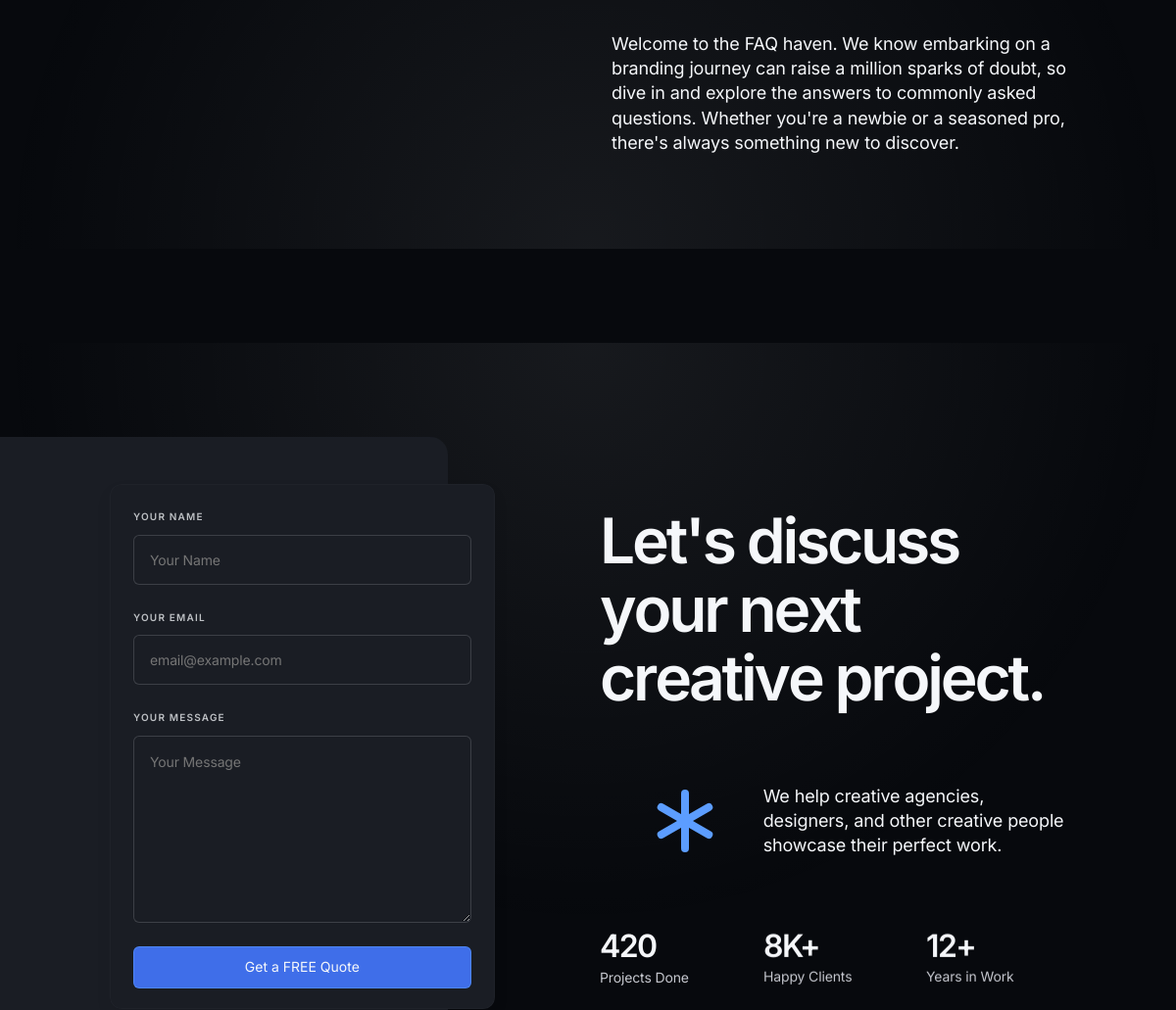
The app's page /faq/ (middle part), older data.
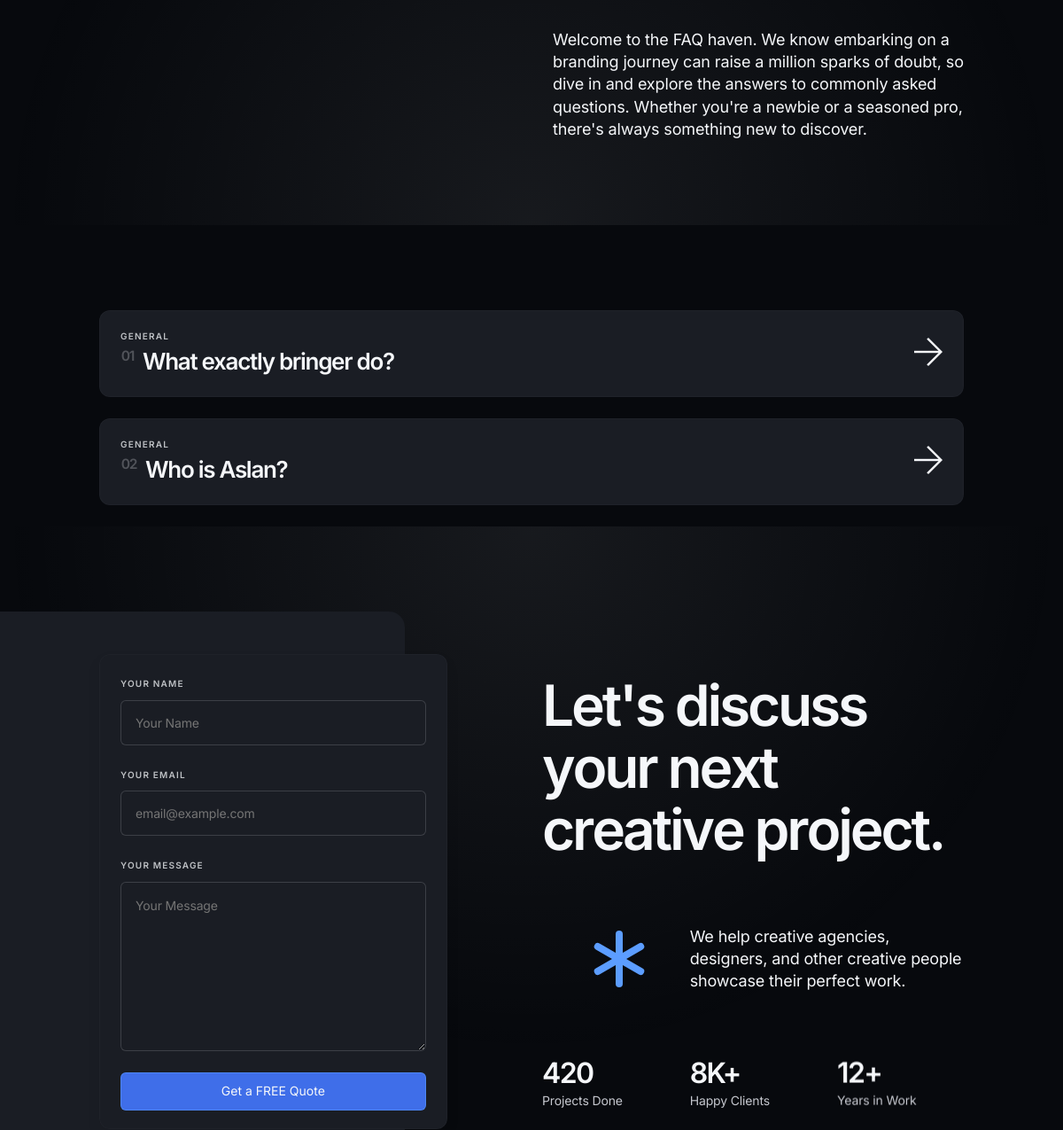
The same page, newer data.
### apps/main/models.py (models this page shows, shortened)
class Faq(models.Model):
    num = models.CharField(
        max_length=255,
        verbose_name='нумерация'
    )
    title = models.CharField(
        max_length=255,
        verbose_name='Заголовок'
    )
    description = models.TextField(
        verbose_name='Описание'
    )
    questions = models.CharField(
        max_length=255,
        verbose_name='Вопрос'
    )
    class Meta:
        verbose_name = 'Часто задаваемые вопросы'
        verbose_name_plural = 'Часто задаваемые вопросы'

### apps/main/views.py (the view)
# urls.py: path('faq/', faq, name='faq' )
def faq(request):
    faqq = Faq.objects.all()
    return render(request, 'faq.html', locals())

### templates/faq.html (shortened to what this page needs)
{% load static %}
<!DOCTYPE html>
<html lang="en">
<head>
    <link type="text/css" rel="stylesheet" href='{% static "css/config.css" %}'>
    <link type="text/css" rel="stylesheet" href='{% static "css/libs.css" %}'>
    <link type="text/css" rel="stylesheet" href='{% static "css/style.css" %}'>
    <link type="text/css" rel="stylesheet" href='{% static "css/responsive.css" %}'>
</head>
<body>
    <main id="bringer-main">
        <div class="stg-container">
            <section class="backlight-bottom">
                <div class="stg-row stg-large-gap">
                    <div class="stg-col-6 stg-offset-6" data-appear="fade-left" data-unload="fade-right">
                        <p class="bringer-large-text">Welcome to the FAQ haven. We know embarking on a branding journey can raise a million sparks of doubt, so dive in and explore the answers to commonly asked questions. Whether you're a newbie or a seasoned pro, there's always something new to discover.</p>
                    </div>
                </div>
            </section>
            <section>
                <div class="bringer-faq-list">
                    {% for i in faqq %}
                    <div class="bringer-toggles-item bringer-block" data-appear="fade-up" data-unload="fade-up">
                        <div class="bringer-toggles-item--title">
                            <span class="bringer-label">{{i.title}}</span>
                            <h4>
                                <sup>{{i.num}}</sup>
                                {{i.questions}}
                            </h4>
                        </div>
                    </div>
                    {% endfor %}
            <section class="backlight-top is-fullwidth">
                <div class="stg-row stg-valign-middle stg-cta-with-image stg-tp-column-reverse">
                    <div class="stg-col-5" data-unload="fade-left">
                        <form action="mail.php" method="post" class="bringer-contact-form bringer-block" data-fill-error="Please, fill out the contact form." data-appear="fade-right" data-threshold="0.25">
                            <div class="bringer-form-content">
                                <label for="name">Your Name</label>
                                <input type="text" id="name" name="name" placeholder="Your Name" required>
                                <label for="email">Your Email</label>
                                <input type="email" id="email" name="email" placeholder="email@example.com" required>
                                <label for="message">Your Message</label>
                                <textarea id="message" name="message" placeholder="Your Message" required></textarea>
                                <button type="submit" value="Send Message">Get a FREE Quote</button>
                            </div>
                        </form>
                    </div>
                    <div class="stg-col-6 stg-offset-1" data-unload="fade-right">
                        <div class="bringer-cta-form-content">
                            <div class="bringer-cta-form-title" data-split-appear="fade-up" data-split-delay="100" data-split-by="line">
                            </div>
                            <div class="bringer-cta-text">
                                <div class="stg-row stg-valign-middle">
                                    <div class="stg-col-2 stg-offset-2 stg-tp-col-1 stg-tp-offset-3 stg-m-col-1 stg-m-offset-2" data-appear="fade-right">
                                        <i class="bringer-cta-icon"></i>
                                    </div>
                                    <div class="stg-col-8 stg-tp-col-7 stg-m-col-8 stg-m-offset-1" data-appear="fade-left">
                                        <p class="bringer-large-text">We help creative agencies, designers, and other creative people showcase their perfect work.</p>
                                    </div>
                                </div>
                            </div>
                            <div class="bringer-cta-counters bringer-grid-3cols bringer-m-grid-3cols" data-stagger-appear="fade-up" data-stagger-delay="100">
                                <div class="bringer-counter bringer-small-counter" data-delay="3000">
                                    <div class="bringer-counter-number">420</div>
                                    <div class="bringer-counter-label">Projects Done</div>
                                </div>
                                <div class="bringer-counter bringer-small-counter" data-delay="3000">
                                    <div class="bringer-counter-number" data-suffix="K+">8</div>
                                    <div class="bringer-counter-label">Happy Clients</div>
                                </div>
                                <div class="bringer-counter bringer-small-counter" data-delay="3000">
                                    <div class="bringer-counter-number" data-suffix="+">12</div>
                                    <div class="bringer-counter-label">Years in Work</div>
                                </div>
                            </div>
                        </div>
                    </div>
                </div>
            </section>
        </div>
	</main>
</body>
</html>

### static/css/libs.css (style rules this page uses)
:root { --swiper-theme-color:#007aff }
:root { --swiper-navigation-size:44px }

### static/css/responsive.css (style rules this page uses)
@media only screen and (max-width: 1200px) { .stg-cta-with-image { --this-spacing: var(--stg-large-gap); } }

### static/css/stg.css (style rules this page uses)
.stg-container { margin: 0 auto; width: var(--stg-container-width); }
.stg-row { display: flex; flex-wrap: nowrap; justify-content: space-between; margin: 0 calc(-0.5 * var(--stg-gap)); position: relative; z-index: 3; width: calc(100% + var(--stg-gap)); }
.stg-large-gap, .stg-row.stg-large-gap { --stg-gap: var(--stg-large-gap); }
.stg-row > div { margin: 0 calc(0.5 * var(--stg-gap)); width: 100%; display: flex; flex-direction: column; align-items: flex-start; }
[class*='stg-col-'] > div:not(.stg-row) { width: 100%; }
.stg-row > .stg-col-16, .stg-row > .stg-col-2 { width: calc(16.666% - var(--stg-gap)); }
.stg-row > .stg-col-5 { width: calc(41.666% - var(--stg-gap)); }
.stg-row > .stg-col-50, .stg-row > .stg-col-6 { width: calc(50% - var(--stg-gap)); }
.stg-row > .stg-col-66, .stg-row > .stg-col-8 { width: calc(66.666% - var(--stg-gap)); }
.stg-row > .stg-offset-1 { margin-left: calc(0.5 * var(--stg-gap) + 8.333%); }
.stg-row > .stg-offset-2 { margin-left: calc(0.5 * var(--stg-gap) + 16.666%); }
.stg-row > .stg-offset-6 { margin-left: calc(0.5 * var(--stg-gap) + 50%); }
.stg-valign-middle { align-items: center; }

Row changes from the older to the newer data that the page shows:
added Faq: title "GENERAL", num "01", questions "What exactly bringer do?"
added Faq: title "GENERAL", num "02", questions "Who is Aslan?"
